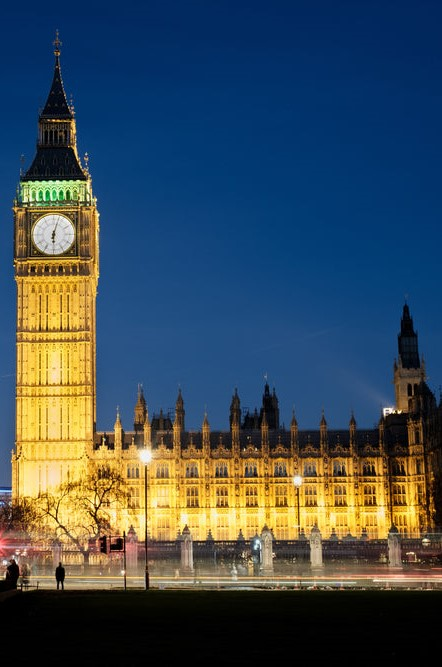
#> input picture big-ben-clock _end.jpg, 442 x 667 px, found by its file name
$ python 2.py
#> lines starting #> are read from the running program, lines starting #| are printed output that depends on the picture; after the words box and inside, x2 and y2 are one past the last pixel; in counts of white or black regions, pixels touching at a corner belong together
#%%
import cv2
import numpy as np
import matplotlib.pyplot as plt
from PIL import Image
from io import BytesIO

def load_images():
    """
    Load the three London Parliament images.
    Returns list of loaded images in OpenCV format.
    """
    image_names = ["/mnt/c/Users/rohan/OneDrive/Documents/VR_Assign1/big-ben-clock _end.jpg", "big-ben-clock _mid.jpg", "big-ben-clock.jpg"]
    images = []

    for img_name in image_names:
        # Read image
        img = cv2.imread(img_name)
        if img is None:
            raise ValueError(f"Could not read image: {img_name}")

        # Resize image to a manageable size while maintaining aspect ratio
        max_dimension = 1000
        height, width = img.shape[:2]
        scaling_factor = max_dimension / max(height, width)
        if scaling_factor < 1:
            img = cv2.resize(img, None, fx=scaling_factor, fy=scaling_factor)

        images.append(img)

    return images

def detect_and_match_keypoints(images):
    """
    Detect and match keypoints between multiple images using SIFT.
    """
    # Initialize SIFT detector
    sift = cv2.SIFT_create()

    # Lists to store keypoints and descriptors
    keypoints_list = []
    descriptors_list = []

    # Detect keypoints in all images
    for img in images:
        gray = cv2.cvtColor(img, cv2.COLOR_BGR2GRAY)
        keypoints, descriptors = sift.detectAndCompute(gray, None)
        keypoints_list.append(keypoints)
        descriptors_list.append(descriptors)

    return keypoints_list, descriptors_list

def match_images(descriptors1, descriptors2, ratio=0.75):
    """
    Match features between two images using ratio test.
    """
    # Initialize matcher
    bf = cv2.BFMatcher()
    matches = bf.knnMatch(descriptors1, descriptors2, k=2)

    # Apply ratio test
    good_matches = []
    for m, n in matches:
        if m.distance < ratio * n.distance:
            good_matches.append(m)

    return good_matches

def visualize_results(images, keypoints_list, descriptors_list):
    """
    Visualize keypoints and matches between images.
    """
    # Visualize keypoints
    for i, (img, keypoints) in enumerate(zip(images, keypoints_list)):
        img_keypoints = cv2.drawKeypoints(
            img, keypoints, None,
            flags=cv2.DRAW_MATCHES_FLAGS_DRAW_RICH_KEYPOINTS
        )

        plt.figure(figsize=(12, 8))
        plt.imshow(cv2.cvtColor(img_keypoints, cv2.COLOR_BGR2RGB))
        plt.title(f'Keypoints in Image {i+1}')
        plt.axis('off')
        plt.show()

    # Visualize matches between consecutive pairs
    for i in range(len(images)-1):
        matches = match_images(descriptors_list[i], descriptors_list[i+1])

        img_matches = cv2.drawMatches(
            images[i], keypoints_list[i],
            images[i+1], keypoints_list[i+1],
            matches[:50],  # Show top 50 matches for clarity
            None,
            flags=cv2.DRAW_MATCHES_FLAGS_NOT_DRAW_SINGLE_POINTS
        )

        plt.figure(figsize=(15, 8))
        plt.imshow(cv2.cvtColor(img_matches, cv2.COLOR_BGR2RGB))
        plt.title(f'Matches between Image {i+1} and Image {i+2}')
        plt.axis('off')
        plt.show()

def stitch_images(images):
    """
    Stitch multiple images into a panorama using OpenCV's Stitcher
    """
    # Initialize OpenCV's stitcher
    stitcher = cv2.Stitcher_create(cv2.Stitcher_PANORAMA)

    # Perform stitching
    status, panorama = stitcher.stitch(images)

    if status != cv2.Stitcher_OK:
        error_messages = {
            cv2.Stitcher_ERR_NEED_MORE_IMGS: "Not enough images",
            cv2.Stitcher_ERR_HOMOGRAPHY_EST_FAIL: "Homography estimation failed",
            cv2.Stitcher_ERR_CAMERA_PARAMS_ADJUST_FAIL: "Camera parameter adjustment failed"
        }
        error_msg = error_messages.get(status, f"Unknown error: {status}")
        raise Exception(f"Stitching failed: {error_msg}")

    return panorama

def enhance_and_crop_panorama(panorama):
    """
    Enhance the panorama and crop black borders
    """
    # Convert to float32 for processing
    panorama_float = panorama.astype(np.float32) / 255.0

    # Increase contrast and brightness
    contrast = 1.2
    brightness = 1.1
    panorama_enhanced = cv2.pow(panorama_float, contrast) * brightness

    # Clip values to valid range
    panorama_enhanced = np.clip(panorama_enhanced * 255, 0, 255).astype(np.uint8)

    # Convert to grayscale for border detection
    gray = cv2.cvtColor(panorama_enhanced, cv2.COLOR_BGR2GRAY)
    _, thresh = cv2.threshold(gray, 1, 255, cv2.THRESH_BINARY)

    # Find contours to crop black borders
    contours, _ = cv2.findContours(thresh, cv2.RETR_EXTERNAL, cv2.CHAIN_APPROX_SIMPLE)

    if contours:
        main_contour = max(contours, key=cv2.contourArea)
        x, y, w, h = cv2.boundingRect(main_contour)
        cropped = panorama_enhanced[y:y+h, x:x+w]
        return cropped

    return panorama_enhanced

def analyze_keypoints(keypoints_list, matches_list):
    """
    Analyze and print statistics about detected keypoints and matches.
    """
    print("\nKeypoint Analysis:")
    for i, keypoints in enumerate(keypoints_list):
        print(f"Image {i+1}: {len(keypoints)} keypoints detected")

    print("\nMatch Analysis:")
    for i, matches in enumerate(matches_list):
        print(f"Between Image {i+1} and Image {i+2}: {len(matches)} good matches")

def main():
    """
    Main function to run both keypoint detection and image stitching
    """
    try:
        # Load images
        print("Loading images...")
        images = load_images()
#> in load_images, img is the input picture: shape (667, 442, 3); mean B, G, R 84.6, 75.4, 59.9
#> images = 3 items

        # Part A: Keypoint Detection
        print("\nPart A: Detecting and matching keypoints...")
        keypoints_list, descriptors_list = detect_and_match_keypoints(images)
#> the loop in detect_and_match_keypoints, `for img in images:` made 3 passes
#> pass 1, in detect_and_match_keypoints, `gray = cv2.cvtColor(img, cv2.COLOR_BGR2GRAY)`:
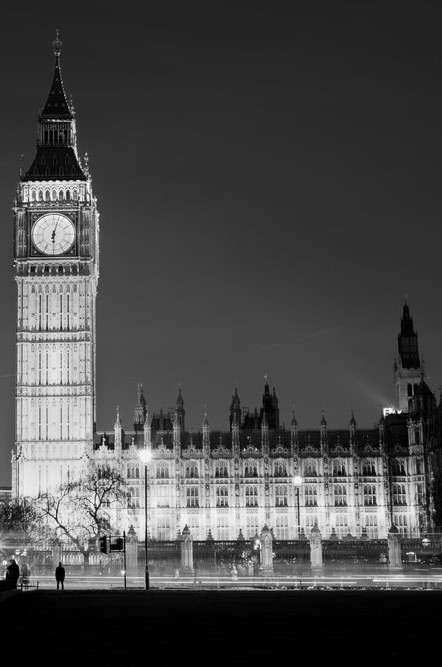
#> gray: shape (667, 442); min 0, max 254, mean 71.8
#> keypoints_list = 3 items; descriptors_list = 3 items

        # Match between consecutive pairs
        matches_list = []
        for i in range(len(images)-1):
            matches = match_images(descriptors_list[i], descriptors_list[i+1])
            matches_list.append(matches)
#> this loop made 2 passes
#> matches on passes 1 to 2: 564 matches, 6 matches
#> after the loop, matches_list = 2 matches

        # Analyze keypoint results
        analyze_keypoints(keypoints_list, matches_list)
#> the loop in analyze_keypoints, `for i, keypoints in enumerate(keypoints_list):` made 3 passes
#| Image 1: 1684 keypoints detected
#| Image 2: 1070 keypoints detected
#| Image 3: 1451 keypoints detected
#> the loop in analyze_keypoints, `for i, matches in enumerate(matches_list):` made 2 passes
#| Between Image 1 and Image 2: 564 good matches
#| Between Image 2 and Image 3: 6 good matches

        # Visualize keypoint results
        print("\nGenerating keypoint visualizations...")
        visualize_results(images, keypoints_list, descriptors_list)
#> the loop in visualize_results, `for i, (img, keypoints) in enumerate(zip(images, keypoints_list)):` made 3 passes
#> pass 3, in visualize_results, `img_keypoints = cv2.drawKeypoints( img, keypoints, None, flags=cv2.DRA..`:
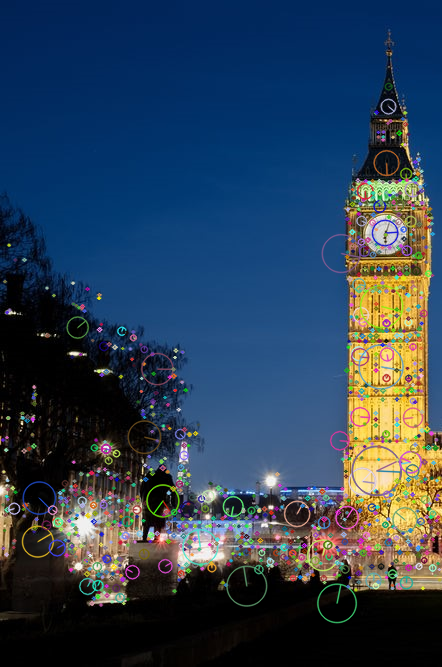
#> img_keypoints: shape (667, 442, 3); mean B, G, R 83.3, 64, 45.4
#> the loop in visualize_results, `for i in range(len(images)-1):` made 2 passes
#> pass 1, in visualize_results, `img_matches = cv2.drawMatches( images[i], keypoints_list[i], images[i+..`:
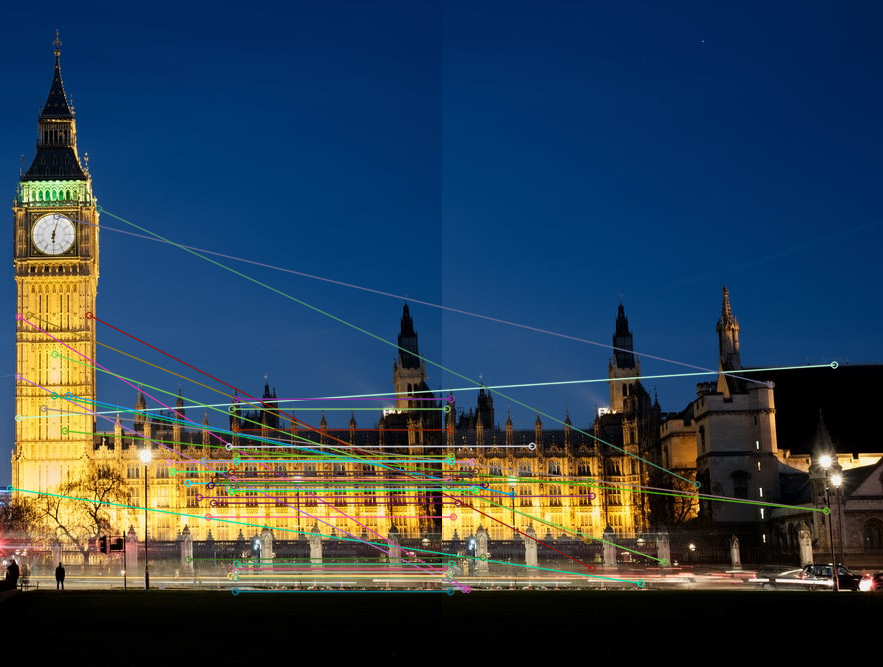
#> img_matches: shape (667, 883, 3); mean of channels 0, 1, 2 81.1, 64.6, 45; drawn as B, G, R

        # Part B: Image Stitching
        print("\nPart B: Creating panorama...")
        panorama = stitch_images(images)
#> in stitch_images, `status, panorama = stitcher.stitch(images)`:
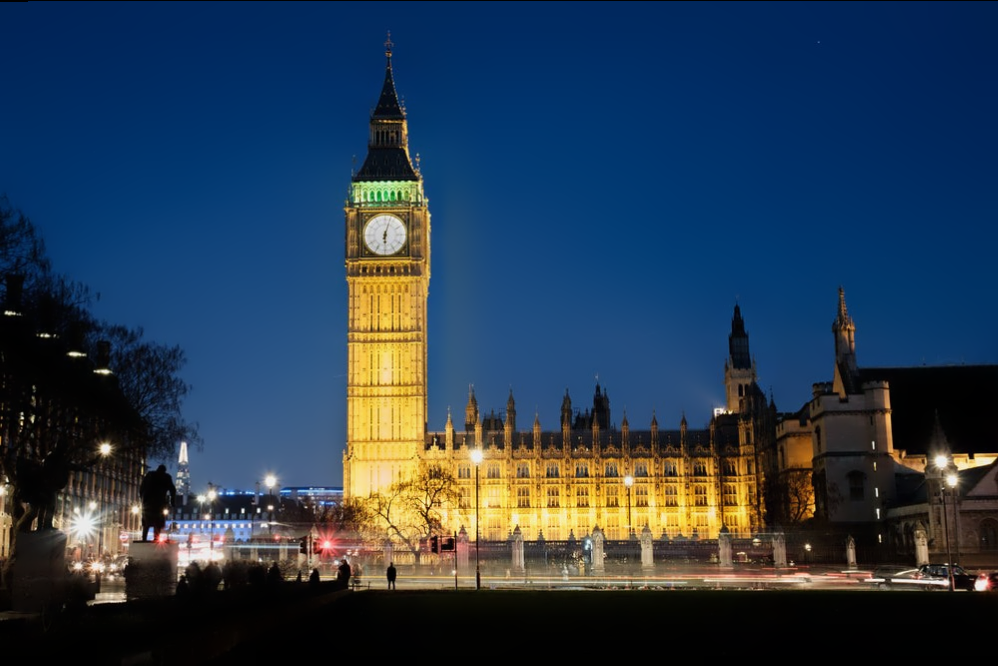
#> panorama: shape (666, 998, 3); mean of channels 0, 1, 2 78.4, 58.6, 39.3; drawn as B, G, R
#> in stitch_images, `status, panorama = stitcher.stitch(images)`: status = 0

        # Enhance and crop panorama
        print("Enhancing and cropping panorama...")
        final_panorama = enhance_and_crop_panorama(panorama)
#> in enhance_and_crop_panorama, `gray = cv2.cvtColor(panorama_enhanced, cv2.COLOR_BGR2GRAY)`:
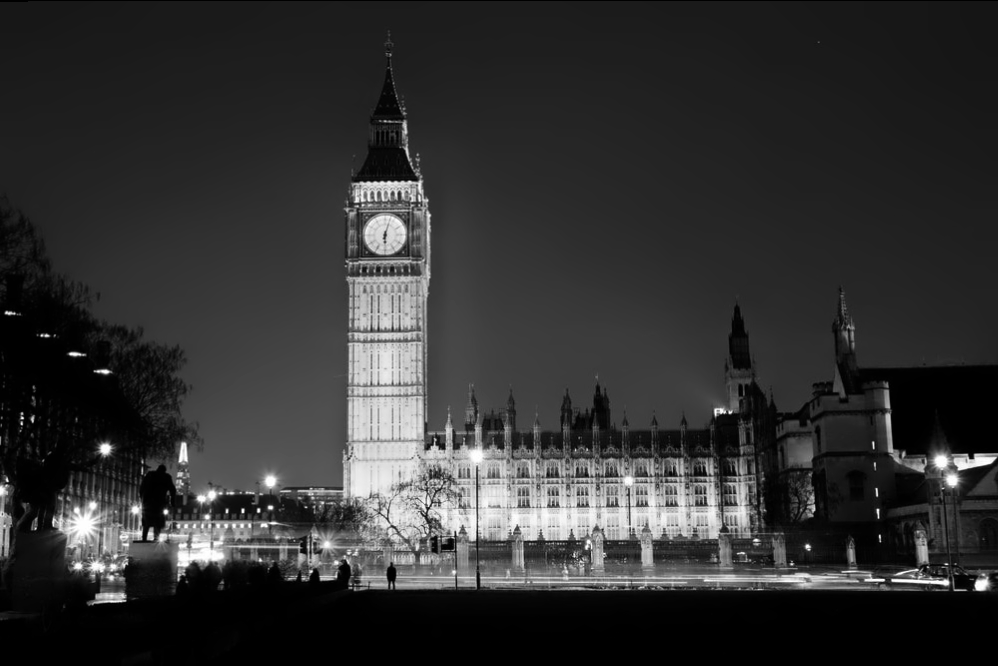
#> gray: shape (666, 998); min 0, max 255, mean 49
#> in enhance_and_crop_panorama, `_, thresh = cv2.threshold(gray, 1, 255, cv2.THRESH_BINARY)`:
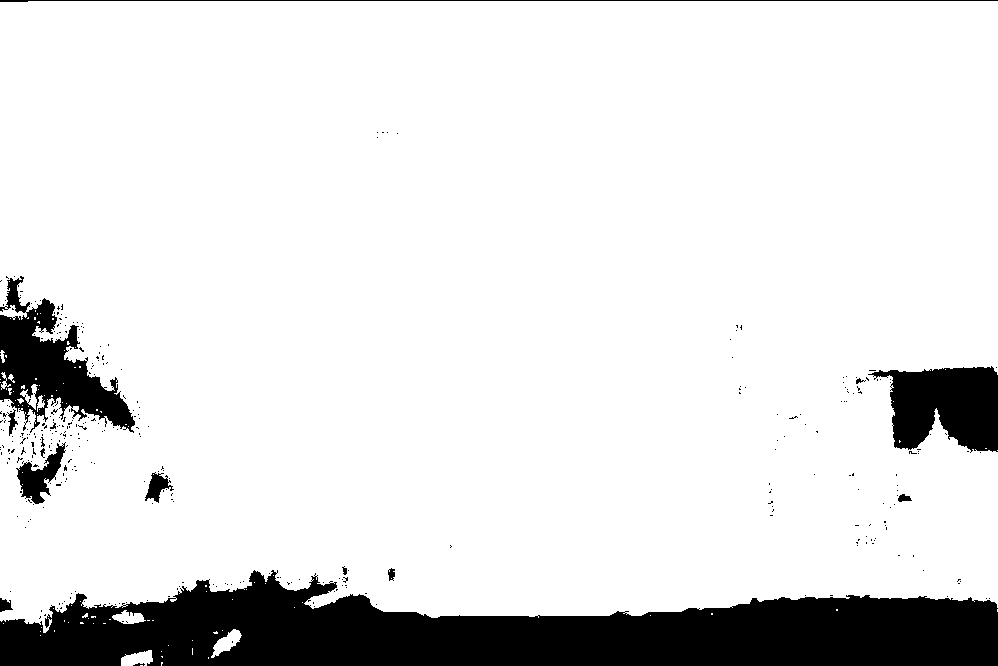
#> thresh: shape (666, 998); 87.8% white; 356 black regions (340 under 20 px)
#> in enhance_and_crop_panorama, `contours, _ = cv2.findContours(thresh, cv2.RETR_EXTERNAL, cv2.CHAIN_AP..`: contours = 97 contours, 89 with area under 20; largest, box (x1, y1, x2, y2) and area: (0, 1, 998, 633) 583030, (211, 629, 242, 658) 356, (121, 650, 153, 666) 316, (112, 610, 146, 624) 249, (20, 384, 38, 410) 150, (37, 395, 45, 412) 45, (1, 372, 11, 390) 36, (0, 350, 5, 363) 24
#> in enhance_and_crop_panorama, `main_contour = max(contours, key=cv2.contourArea)`: main_contour = contour of 1593 points, box (x1, y1, x2, y2) (0, 1, 998, 633), area 583030
#> in enhance_and_crop_panorama, `x, y, w, h = cv2.boundingRect(main_contour)`: x = 0; y = 1; w = 998; h = 632
#> in enhance_and_crop_panorama, `cropped = panorama_enhanced[y:y+h, x:x+w]`:
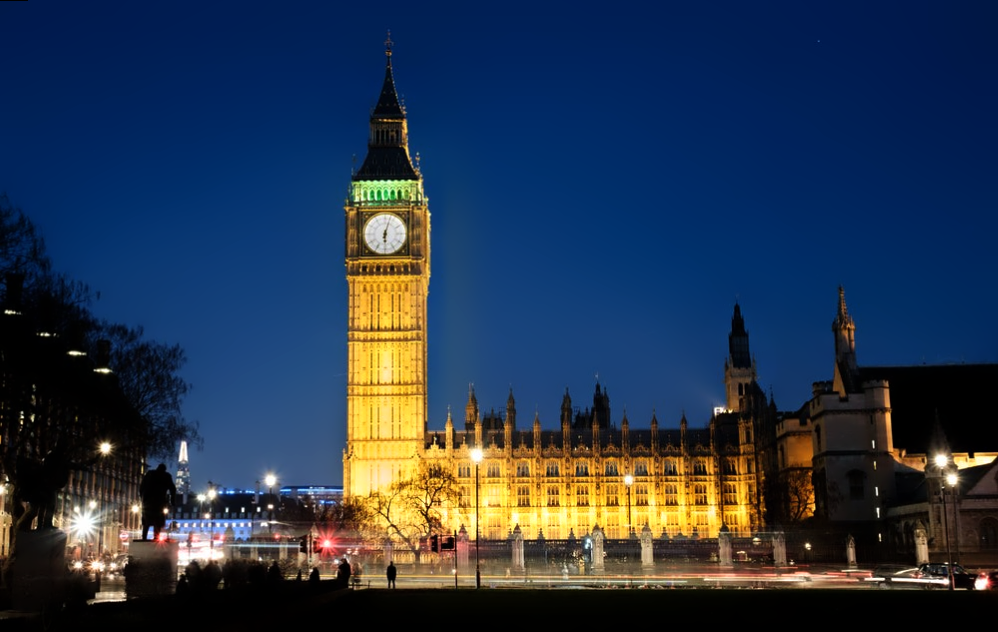
#> cropped: shape (632, 998, 3); mean of channels 0, 1, 2 75.1, 53.9, 38.4; drawn as B, G, R

        # Save panorama
        cv2.imwrite("final_panorama.jpg", final_panorama)

        # Display final panorama
        plt.figure(figsize=(20, 10))
        plt.imshow(cv2.cvtColor(final_panorama, cv2.COLOR_BGR2RGB))
        plt.title('Final Stitched Panorama')
        plt.axis('off')
        plt.show()

        print("\nProcessing completed successfully!")
        print("Final panorama saved as 'final_panorama.jpg'")

    except Exception as e:
        print(f"An error occurred: {str(e)}")

if __name__ == "__main__":
    main()

# %%
